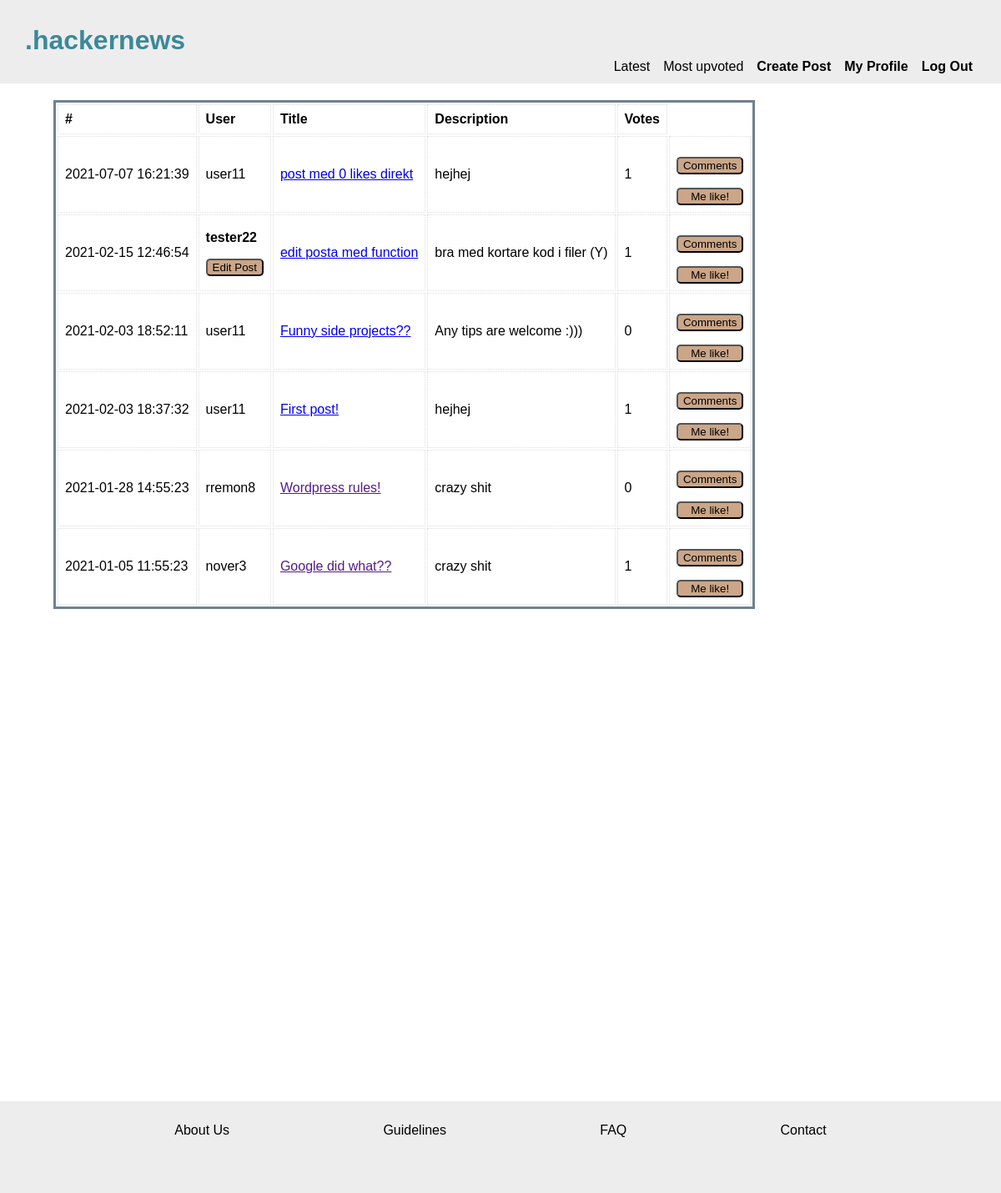
The page / (signed in) on the database its author committed.
### tables this page shows
CREATE TABLE posts (
	id INTEGER PRIMARY KEY, 
	users_id INT NOT NULL, 
	author VARCHAR NOT NULL, 
	title VARCHAR, 
	description VARCHAR, 
	link VARCHAR, 
	upvotes INT, 
	published TIMESTAMP NOT NULL,  
	FOREIGN KEY (users_id) REFERENCES users( id), 
	FOREIGN KEY (author) REFERENCES users(username));

### app/functions.php (called while the page is built, shortened)
<?php
function getLatestPosts(PDO $pdo)
{
    $statement = $pdo->prepare('SELECT * FROM posts ORDER BY published DESC');
    $statement->execute();
    $posts = $statement->fetchAll(PDO::FETCH_ASSOC);
    return $posts;
}

### index.php (the view, shortened to what this page needs)
<?php
require __DIR__ . '/app/autoload.php';
require __DIR__ . '/views/header.php';
?>
<main class="boxXL">
    <table class="tablePosts">
        <?php if (isset($_GET['order'])) {
            $posts = getTopPosts($pdo);
        } else {
            $posts = getLatestPosts($pdo);
        } ?>
        <tbody class="tbodyPost">
            <tr>
                <th>#</th>
                <th>User</th>
                <th>Title</th>
                <th>Description</th>
                <th>Votes</th>
            </tr>
            <?php foreach ($posts as $post) : ?>
                <tr class="row-post">
                    <td><?= $post['published']; ?></td>
                    <td><?php if (isset($_SESSION['user'])) : ?>
                            <?php if ($post['author'] === $_SESSION['user']['username']) : ?>
                                <b><?= $post['author']; ?></b>
                                <form action="/editPost.php?post_id=<?= $post['id'] ?>" method="POST">
                                    <button type="submit" name="edit">Edit Post</button>
                                </form>
                            <?php else :
                                echo $post['author']; ?>
                            <?php endif; ?>
                        <?php endif; ?>
                    </td>
                    <td><a href="<?= $post['link']; ?>"> <?= $post['title']; ?></a></td>
                    <td><?= $post['description']; ?></td>
                    <td><?= $post['upvotes']; ?></td>
                    <td>
                        <form action="/singlePost.php" method="POST">
                            <button type="submit" name="show">Comments</button>
                        </form>
                        <?php if (isset($_SESSION['user'])) : ?>
                            <form action="/app/posts/upvotes.php" method="post">
                                <button type="submit" name="upvote">Me like!</button>
                            </form>
                    </td>
                <?php endif; ?>
                </tr>
        </tbody>
    <?php endforeach; ?>
    </table>
</main>
<?php require __DIR__ . '/views/footer.php'; ?>

### assets/css/global.css (style rules this page uses)
* { box-sizing: border-box; margin: 0; font-family: Arial, Helvetica, sans-serif; }
body { height: 100%; width: 100%; }
:root { --header-footer-bg: rgb(237, 237, 237); --main-bg: rgb(237, 237, 237); --btn: rgb(203, 166, 136); --btn-dark: rgb(170, 139, 114); --title-heading: rgb(60, 136, 153); }

### assets/css/index.css (style rules this page uses)
.boxXL { margin: 2rem; min-height: 100vh; z-index: 1; max-width: 1000px; margin-top: 120px; }
.tablePosts { max-height: fit-content; min-width: 350px; border: slategray; border-style: solid; margin-left: 2rem; }
td, th { border: 1px dotted #dddddd; text-align: left; padding: 8px; }
.row-post { height: 70px; }

### assets/css/forms.css (style rules this page uses)
form { display: flex; flex-direction: column; line-height: 1.5rem; }
button { border-radius: 5px; max-width: 100px; background-color: var(--btn); margin-top: 1rem; }

### rows shown on the page
posts: published "2021-07-07 16:21:39", author "user11", title "post med 0 likes direkt", description "hejhej", upvotes "1"
posts: published "2021-02-15 12:46:54", author "tester22", title "edit posta med function", description "bra med kortare kod i filer (Y)", upvotes "1"
posts: published "2021-02-03 18:52:11", author "user11", title "Funny side projects??", description "Any tips are welcome :)))", upvotes "0"
posts: published "2021-02-03 18:37:32", author "user11", title "First post!", description "hejhej", upvotes "1"
posts: published "2021-01-28 14:55:23", author "rremon8", title "Wordpress rules!", description "crazy shit", upvotes "0"
posts: published "2021-01-05 11:55:23", author "nover3", title "Google did what??", description "crazy shit", upvotes "1"
